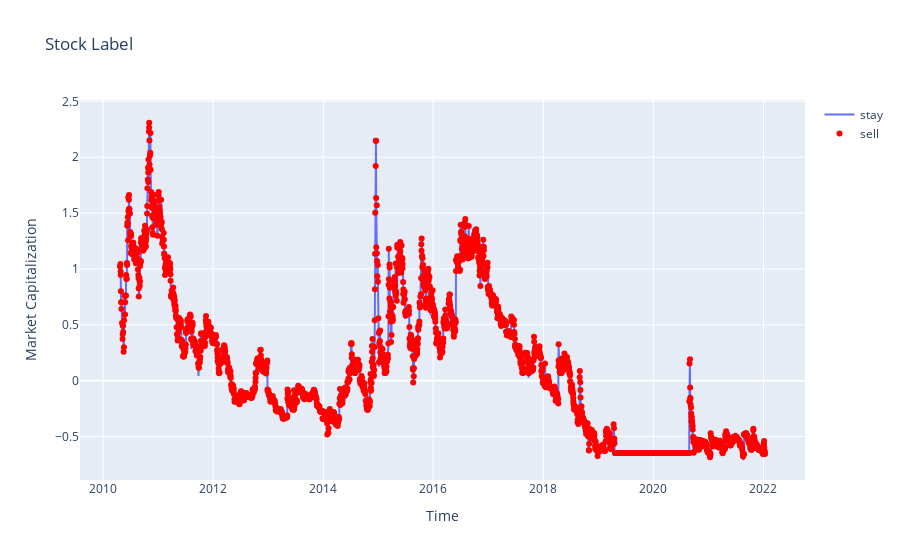

The code cell stored with this chart in its notebook:
### Code cell
import pandas as pd
import plotly.graph_objects as go

# Assuming total_df is already defined and filled with NaN values replaced by 0
# total_df = ...

# Creating the figure
fig = go.Figure()

# Adding the line plot for MKTCAP
fig.add_trace(go.Scatter(x=total_df.index, y=total_df["MKTCAP"], mode='lines', name="stay"))

# Adding scatter plots for buy and sell points
fig.add_trace(go.Scatter(x=total_df[total_df["TREND"] < 0].index, y=total_df[total_df["TREND"] < 0]["MKTCAP"], mode="markers", name="buy", marker=dict(color='green')))
fig.add_trace(go.Scatter(x=total_df[total_df["TREND"] > 0].index, y=total_df[total_df["TREND"] > 0]["MKTCAP"], mode="markers", name="sell", marker=dict(color='red')))

# Updating layout
fig.update_layout(
    title='Stock Label',
    xaxis=dict(title='Time'),
    yaxis=dict(title='Market Capitalization')
)

# Display the plot
fig.show()

### Figure 1 — Plotly figure (JSON) as saved in the notebook; plotly's stock layout.template omitted (floating-point values rounded to 4 significant figures; data arrays with more than 128 entries replaced by an {"elided": "..."} marker saying what was removed)
{"data": [{"mode": "lines", "name": "stay", "type": "scatter", "x": {"elided": "2892 str values"}, "y": {"elided": "2892 float values"}}, {"marker": {"color": "green"}, "mode": "markers", "name": "buy", "type": "scatter", "x": [], "y": []}, {"marker": {"color": "red"}, "mode": "markers", "name": "sell", "type": "scatter", "x": {"elided": "2816 str values"}, "y": {"elided": "2816 float values"}}], "layout": {"title": {"text": "Stock Label"}, "xaxis": {"title": {"text": "Time"}}, "yaxis": {"title": {"text": "Market Capitalization"}}}}
